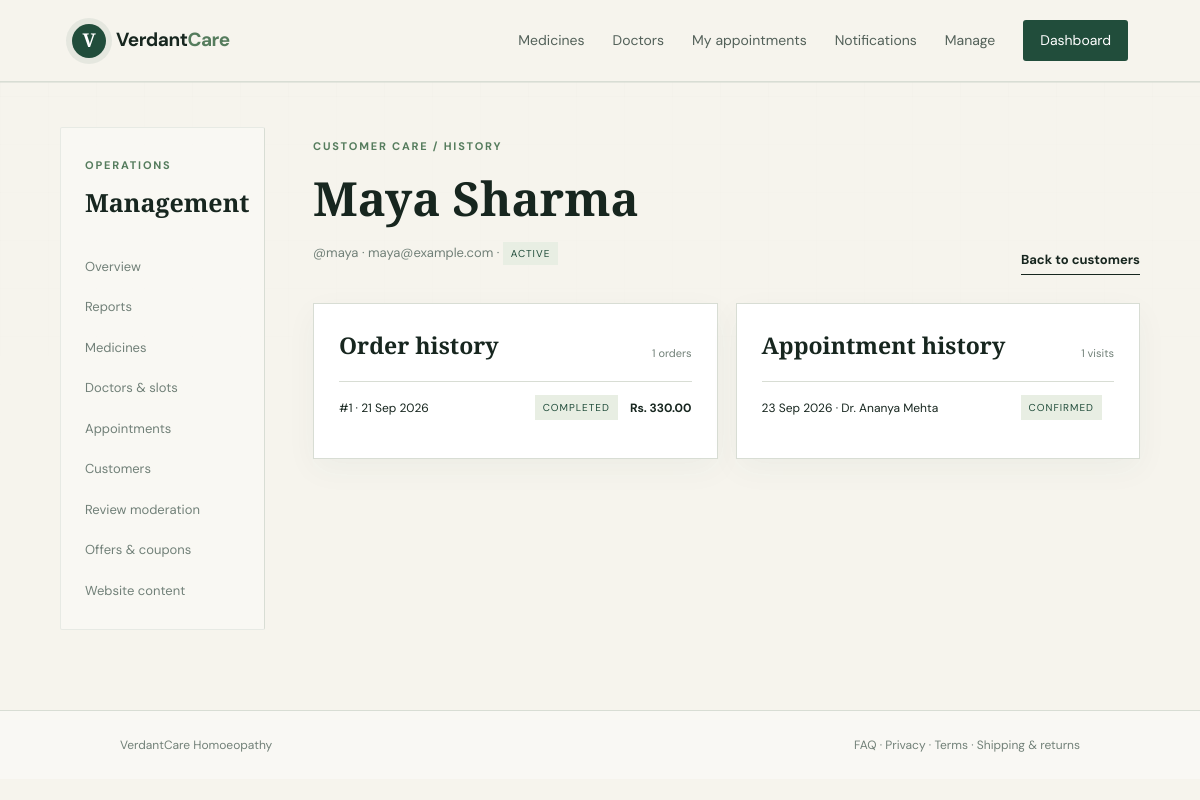
Page /manage/customers/2/ (signed in) on the committed database.
### store/models.py (models this page shows, shortened)
class Order(models.Model):
    STATUS_CHOICES = [("pending", "Pending"), ("confirmed", "Confirmed"), ("shipped", "Shipped"), ("delivered", "Delivered"), ("completed", "Completed"), ("cancelled", "Cancelled")]
    customer = models.ForeignKey(User, on_delete=models.PROTECT, related_name="orders")
    total_amount = models.DecimalField(max_digits=10, decimal_places=2)
    status = models.CharField(max_length=20, choices=STATUS_CHOICES, default="pending")
    shipping_address = models.TextField()
    placed_at = models.DateTimeField(auto_now_add=True)
    class Meta:
        ordering = ["-placed_at"]

class Appointment(models.Model):
    STATUS_CHOICES = [("requested", "Booked"), ("confirmed", "Confirmed"), ("rescheduled", "Rescheduled"), ("completed", "Completed"), ("cancelled", "Cancelled")]
    customer = models.ForeignKey(User, on_delete=models.PROTECT, related_name="appointments")
    doctor = models.ForeignKey(Doctor, on_delete=models.PROTECT, related_name="appointments")
    appointment_date = models.DateField()
    appointment_time = models.TimeField()
    reason = models.TextField(blank=True)
    status = models.CharField(max_length=20, choices=STATUS_CHOICES, default="requested")
    created_at = models.DateTimeField(auto_now_add=True)
    class Meta:
        ordering = ["appointment_date", "appointment_time"]

class Doctor(models.Model):
    name = models.CharField(max_length=120)
    specialty = models.CharField(max_length=120)
    qualification = models.CharField(max_length=180, blank=True)
    bio = models.TextField(blank=True)
    experience_years = models.PositiveIntegerField(default=1)
    consultation_fee = models.DecimalField(max_digits=10, decimal_places=2, default=500)
    available = models.BooleanField(default=True)
    created_at = models.DateTimeField(auto_now_add=True)
    class Meta:
        ordering = ["name"]

### store/views.py (the view)
# urls.py: path("manage/customers/<int:customer_id>/", views.customer_detail, name="customer_detail"),
@user_passes_test(staff_required)
def customer_detail(request, customer_id):
    customer = get_object_or_404(User, pk=customer_id, is_staff=False)
    return render(request, "store/customer_detail.html", {"customer": customer, "orders": customer.orders.all(), "appointments": customer.appointments.select_related("doctor").all()})

### store/views.py (called while the page is built)
def staff_required(user):
    return user.is_authenticated and user.is_staff

### templates/store/customer_detail.html
{% extends 'manage_base.html' %}{% block title %}Customer history | VerdantCare{% endblock %}{% block management_content %}<div class="management-heading"><div><p class="eyebrow">Customer care / History</p><h1>{{ customer.get_full_name|default:customer.username }}</h1><p class="muted">@{{ customer.username }} · {{ customer.email|default:'No email' }} · <span class="status {% if customer.is_active %}status-confirmed{% else %}status-cancelled{% endif %}">{% if customer.is_active %}Active{% else %}Deactivated{% endif %}</span></p></div><a class="text-link" href="{% url 'customer_management' %}">Back to customers</a></div><section class="history-grid"><div class="panel"><div class="panel-head"><h2>Order history</h2><span>{{ orders|length }} orders</span></div>{% for order in orders %}<div class="table-row"><span>#{{ order.id }} · {{ order.placed_at|date:'d M Y' }}</span><span class="status status-{{ order.status }}">{{ order.get_status_display }}</span><strong>Rs. {{ order.total_amount }}</strong></div>{% empty %}<p class="empty">No orders yet.</p>{% endfor %}</div><div class="panel"><div class="panel-head"><h2>Appointment history</h2><span>{{ appointments|length }} visits</span></div>{% for appointment in appointments %}<div class="table-row"><span>{{ appointment.appointment_date|date:'d M Y' }} · Dr. {{ appointment.doctor.name }}</span><span class="status status-{{ appointment.status }}">{{ appointment.get_status_display }}</span></div>{% empty %}<p class="empty">No appointments yet.</p>{% endfor %}</div></section>{% endblock %}

### static/css/site.css (style rules this page uses)
:root { --ink:#17261f;--forest:#214d3b;--moss:#557c5d;--sage:#dfe9d9;--cream:#f6f4ed;--coral:#e48768;--line:#d8ddd4;--muted:#718078 }
* { box-sizing:border-box }
body { margin:0;background:var(--cream);color:var(--ink);font-family:'DM Sans',sans-serif;line-height:1.5 }
a { color:inherit;text-decoration:none }
.eyebrow,.card-kicker { text-transform:uppercase;letter-spacing:1.8px;font-size:11px;color:var(--moss);font-weight:700 }
.text-link { font-size:13px;font-weight:700;border-bottom:1px solid currentColor;padding-bottom:4px }
.section-heading,.dashboard-head,.panel-head { display:flex;justify-content:space-between;align-items:end;margin-bottom:34px }
.muted { color:var(--muted);font-size:13px }
.status { font-size:10px;text-transform:uppercase;letter-spacing:1px;padding:5px 8px;background:#e8eee3;color:var(--forest) }
.panel { background:#fff;border:1px solid var(--line);padding:25px }
.panel-head { margin-bottom:20px }
.panel h2 { font:700 23px 'Playfair Display',serif;margin:0 }
.table-row { display:grid;grid-template-columns:1fr auto auto;gap:12px;align-items:center;padding:13px 0;border-top:1px solid var(--line);font-size:12px }

### static/css/motion.css (style rules this page uses)
body { animation:page-in .7s cubic-bezier(.22,.61,.36,1) both }
.medicine-card,.doctor-card,.appointment-row,.panel,.management-doctor,.management-table,.form-panel,.appointment-management-row,.review-moderation-card,.report-panel,.report-kpis>div,.notification-card { animation:page-in .65s both;transition:transform .3s ease,box-shadow .3s ease,border-color .3s ease }
.text-link { transition:color .25s ease }
.text-link:after { content:"";display:block;height:1px;background:currentColor;transform:scaleX(0);transition:transform .25s ease }
.status { transition:transform .2s ease }

### static/css/design.css (style rules this page uses)
:root { --paper:#f6f4ed;--paper-deep:#edf1e8;--ink-soft:#53635a;--shadow:0 22px 55px rgba(31,67,49,.09) }
html { overflow-x:hidden }
body { overflow-x:hidden;background:var(--paper);color:var(--ink) }
body:before { content:"";position:fixed;inset:0;pointer-events:none;opacity:.28;background-image:linear-gradient(rgba(33,77,59,.035) 1px,transparent 1px),linear-gradient(90deg,rgba(33,77,59,.035) 1px,transparent 1px);background-size:48px 48px;mask-image:linear-gradient(to bottom,black,transparent 75%);z-index:-1 }
.management-table,.report-panel,.form-panel,.management-doctor,.panel { box-shadow:0 10px 30px rgba(33,77,59,.045) }

### static/css/management.css (style rules this page uses)
.management-heading { display:flex;justify-content:space-between;align-items:end;gap:25px;margin-bottom:28px }
.management-heading h1 { font:700 47px 'Playfair Display',serif;margin:4px 0 8px }
.history-grid { display:grid;grid-template-columns:1fr 1fr;gap:18px }
.history-grid .panel { background:#fff }
.panel-head>span { color:var(--muted);font-size:11px }

### rows in the picture
Order: id "1", placed_at "21 Sep 2026", status "COMPLETED", total_amount "330.00"
Appointment: appointment_date "23 Sep 2026", doctor.name "Ananya Mehta", status "CONFIRMED"

### other values in the picture
{{ customer.get_full_name|default:customer.username }} "Maya Sharma"
{{ customer.username }} "maya"
{{ customer.email|default:'No email' }} "maya@example.com"
{{ orders|length }} "1"
{{ appointments|length }} "1"
